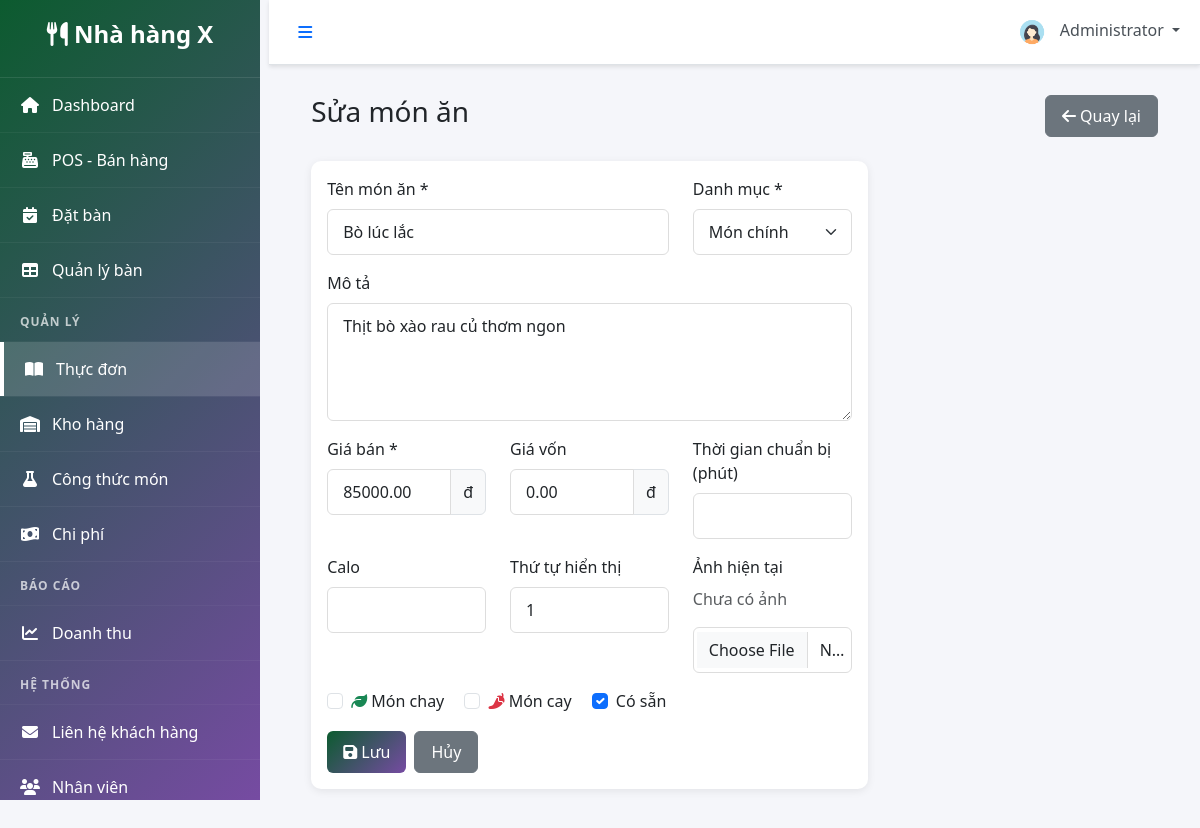
Screenshot of /modules/menu/edit_item.php?id=2 (signed in) with the database file from the repository.
### tables this page shows
CREATE TABLE `users` (
  `user_id` INT UNSIGNED NOT NULL AUTO_INCREMENT,
  `full_name` VARCHAR(120) NOT NULL,
  `email` VARCHAR(150) NOT NULL,
  `password_hash` VARCHAR(255) NOT NULL,
  `user_role` ENUM('admin','manager','waiter','chef','cashier','staff') NOT NULL DEFAULT 'staff',
  `phone` VARCHAR(30) DEFAULT NULL,
  `avatar` VARCHAR(255) DEFAULT NULL,
  `status` ENUM('active','inactive') NOT NULL DEFAULT 'active',
  `created_at` TIMESTAMP NOT NULL DEFAULT CURRENT_TIMESTAMP,
  `updated_at` TIMESTAMP NOT NULL DEFAULT CURRENT_TIMESTAMP ON UPDATE CURRENT_TIMESTAMP,
  PRIMARY KEY (`user_id`),
  UNIQUE KEY `uq_email` (`email`),
  KEY `idx_user_role_status` (`user_role`, `status`)
);

CREATE TABLE `menu_items` (
  `item_id` INT UNSIGNED NOT NULL AUTO_INCREMENT,
  `category_id` INT UNSIGNED NULL,
  `item_name` VARCHAR(150) NOT NULL,
  `description` TEXT DEFAULT NULL,
  `price` DECIMAL(12,2) NOT NULL DEFAULT 0.00,
  `cost_price` DECIMAL(12,2) DEFAULT 0.00,
  `image` VARCHAR(255) DEFAULT NULL,
  `preparation_time` INT DEFAULT NULL,
  `calories` INT DEFAULT NULL,
  `is_vegetarian` TINYINT(1) NOT NULL DEFAULT 0,
  `is_spicy` TINYINT(1) NOT NULL DEFAULT 0,
  `is_available` TINYINT(1) NOT NULL DEFAULT 1,
  `display_order` INT NOT NULL DEFAULT 0,
  `created_at` TIMESTAMP NOT NULL DEFAULT CURRENT_TIMESTAMP,
  `updated_at` TIMESTAMP NOT NULL DEFAULT CURRENT_TIMESTAMP ON UPDATE CURRENT_TIMESTAMP,
  PRIMARY KEY (`item_id`),
  KEY `idx_menu_category` (`category_id`),
  KEY `idx_menu_available` (`is_available`),
  CONSTRAINT `fk_menu_category` FOREIGN KEY (`category_id`) REFERENCES `categories`(`category_id`) ON DELETE SET NULL
);

CREATE TABLE `categories` (
  `category_id` INT UNSIGNED NOT NULL AUTO_INCREMENT,
  `category_name` VARCHAR(120) NOT NULL,
  `description` TEXT DEFAULT NULL,
  `display_order` INT NOT NULL DEFAULT 0,
  `image` VARCHAR(255) DEFAULT NULL,
  `is_active` TINYINT(1) NOT NULL DEFAULT 1,
  `created_at` TIMESTAMP NOT NULL DEFAULT CURRENT_TIMESTAMP,
  `updated_at` TIMESTAMP NOT NULL DEFAULT CURRENT_TIMESTAMP ON UPDATE CURRENT_TIMESTAMP,
  PRIMARY KEY (`category_id`),
  UNIQUE KEY `uq_category_name` (`category_name`),
  KEY `idx_category_order` (`display_order`)
);

### includes/functions.php (called while the page is built, shortened)
<?php
function isLoggedIn() {
    return isset($_SESSION['user_id']) && ! empty($_SESSION['user_id']);
}
function getCurrentUser($db) {
    $query = "SELECT * FROM users WHERE user_id = :user_id";
    $stmt = $db->prepare($query);
    $stmt->bindParam(':user_id', $_SESSION['user_id']);
    $stmt->execute();
    return $stmt->fetch(PDO:: FETCH_ASSOC);
}
?>

### modules/menu/edit_item.php (the view, shortened to what this page needs)
<?php
$database = new Database();
$db = $database->getConnection();
$item_id = isset($_GET['id']) ? (int) $_GET['id'] : 0;
$stmt = $db->prepare("SELECT * FROM menu_items WHERE item_id = :id LIMIT 1");
$stmt->bindParam(':id', $item_id, PDO::PARAM_INT);
$stmt->execute();
$item = $stmt->fetch(PDO::FETCH_ASSOC);
$categories = $db->query("SELECT * FROM categories ORDER BY display_order")->fetchAll(PDO::FETCH_ASSOC);
include '../../includes/header.php';
?>
<div class="container-fluid">
    <div class="d-flex justify-content-between align-items-center mb-4">
        <h1 class="h3">Sửa món ăn</h1>
        <a href="items.php" class="btn btn-secondary"><i class="fas fa-arrow-left"></i> Quay lại</a>
    </div>
    <div class="row">
        <div class="col-lg-8">
            <div class="card">
                <div class="card-body">
                    <form method="POST" enctype="multipart/form-data">
                        <div class="row">
                            <div class="col-md-8 mb-3">
                                <label class="form-label">Tên món ăn *</label>
                                <input type="text" name="item_name" class="form-control" value="<?php echo htmlspecialchars($item['item_name']); ?>" required>
                            </div>
                            <div class="col-md-4 mb-3">
                                <label class="form-label">Danh mục *</label>
                                <select name="category_id" class="form-select" required>
                                    <?php foreach ($categories as $cat): ?>
                                        <option value="<?php echo $cat['category_id']; ?>" <?php echo $item['category_id'] == $cat['category_id'] ? 'selected' : ''; ?>>
                                            <?php echo htmlspecialchars($cat['category_name']); ?>
                                        </option>
                                    <?php endforeach; ?>
                                </select>
                            </div>
                        </div>
                        <div class="mb-3">
                            <label class="form-label">Mô tả</label>
                            <textarea name="description" class="form-control" rows="4"><?php echo htmlspecialchars($item['description']); ?></textarea>
                        </div>
                        <div class="row">
                            <div class="col-md-4 mb-3">
                                <label class="form-label">Giá bán *</label>
                                <div class="input-group">
                                    <input type="number" name="price" class="form-control" required min="0" step="0.01" value="<?php echo htmlspecialchars($item['price']); ?>">
                                    <span class="input-group-text">đ</span>
                                </div>
                            </div>
                            <div class="col-md-4 mb-3">
                                <label class="form-label">Giá vốn</label>
                                <div class="input-group">
                                    <input type="number" name="cost_price" class="form-control" min="0" step="0.01" value="<?php echo htmlspecialchars($item['cost_price']); ?>">
                                    <span class="input-group-text">đ</span>
                                </div>
                            </div>
                            <div class="col-md-4 mb-3">
                                <label class="form-label">Thời gian chuẩn bị (phút)</label>
                                <input type="number" name="preparation_time" class="form-control" value="<?php echo htmlspecialchars($item['preparation_time']); ?>">
                            </div>
                        </div>
                        <div class="row">
                            <div class="col-md-4 mb-3">
                                <label class="form-label">Calo</label>
                                <input type="number" name="calories" class="form-control" value="<?php echo htmlspecialchars($item['calories']); ?>">
                            </div>
                            <div class="col-md-4 mb-3">
                                <label class="form-label">Thứ tự hiển thị</label>
                                <input type="number" name="display_order" class="form-control" value="<?php echo htmlspecialchars($item['display_order']); ?>">
                            </div>
                            <div class="col-md-4 mb-3">
                                <label class="form-label">Ảnh hiện tại</label>
                                <?php if ($item['image']): ?>
                                    <div class="mb-2"><img src="<?php echo SITE_URL . '/uploads/menu_images/' . $item['image']; ?>" alt="" style="max-height:80px;"></div>
                                <?php else: ?>
                                    <p class="text-muted">Chưa có ảnh</p>
                                <?php endif; ?>
                                <input type="file" name="image" class="form-control" accept="image/*">
                            </div>
                        </div>
                        <div class="mb-3">
                            <div class="form-check form-check-inline">
                                <input class="form-check-input" type="checkbox" name="is_vegetarian" id="is_vegetarian" <?php echo $item['is_vegetarian'] ? 'checked' : ''; ?>>
                                <label class="form-check-label" for="is_vegetarian"><i class="fas fa-leaf text-success"></i> Món chay</label>
                            </div>
                            <div class="form-check form-check-inline">
                                <input class="form-check-input" type="checkbox" name="is_spicy" id="is_spicy" <?php echo $item['is_spicy'] ? 'checked' : ''; ?>>
                                <label class="form-check-label" for="is_spicy"><i class="fas fa-pepper-hot text-danger"></i> Món cay</label>
                            </div>
                            <div class="form-check form-check-inline">
                                <input class="form-check-input" type="checkbox" name="is_available" id="is_available" <?php echo $item['is_available'] ? 'checked' : ''; ?>>
                                <label class="form-check-label" for="is_available">Có sẵn</label>
                            </div>
                        </div>
                        <div class="d-flex gap-2">
                            <button type="submit" class="btn btn-primary"><i class="fas fa-save"></i> Lưu</button>
                            <a href="items.php" class="btn btn-secondary">Hủy</a>
                        </div>
                    </form>
                </div>
            </div>
        </div>
    </div>
</div>
<?php include '../../includes/footer.php'; ?>

### includes/header.php (shortened to what this page needs)
<?php
$database = new Database();
$db = $database->getConnection();
$current_user = getCurrentUser($db);
?>
<!DOCTYPE html>
<html lang="vi">
<head>
    <link href="https://cdn.jsdelivr.net/npm/bootstrap@5.3.0/dist/css/bootstrap.min.css" rel="stylesheet">
    <link rel="stylesheet" href="https://cdnjs.cloudflare.com/ajax/libs/font-awesome/6.4.0/css/all.min.css">
    <link rel="stylesheet" href="<?php echo SITE_URL; ?>/assets/css/style.css">
    <link rel="stylesheet" href="<?php echo SITE_URL; ?>/assets/css/dashboard.css">
</head>
<body>
    <div class="wrapper">
        <?php include 'sidebar.php'; ?>
        <div class="main-content">
            <nav class="navbar navbar-expand-lg navbar-light bg-white border-bottom">
                <div class="container-fluid">
                    <button class="btn btn-link" id="sidebarToggle">
                        <i class="fas fa-bars"></i>
                    </button>
                    <div class="navbar-nav ms-auto">
                        <div class="nav-item dropdown">
                            <a class="nav-link dropdown-toggle" href="#" id="userDropdown" role="button" data-bs-toggle="dropdown">
                                <img src="<?php echo SITE_URL; ?>/assets/images/default-avatar.png" alt="Avatar" class="rounded-circle" width="32" height="32">
                                <span class="ms-2"><?php echo htmlspecialchars($current_user['full_name']); ?></span>
                            </a>
                        </div>
                    </div>
                </div>
            </nav>
            <div class="content-wrapper">

### assets/css/style.css (style rules this page uses)
:root { --primary-color: #0c5b2f; --secondary-color: #764ba2; --success-color: #28a745; --danger-color: #dc3545; --warning-color: #ffc107; --info-color: #17a2b8; --dark-color: #343a40; --light-color: #f8f9fa; --sidebar-width: 260px; }
* { margin: 0; padding: 0; box-sizing: border-box; }
body { font-family: 'Segoe UI', Tahoma, Geneva, Verdana, sans-serif; background-color: #f5f6fa; }
.wrapper { display: flex; min-height: 100vh; }
.main-content { flex: 1; margin-left: var(--sidebar-width); transition: margin-left 0.3s ease-in-out; min-height: 100vh; }
.content-wrapper { padding: 30px; }
.navbar { box-shadow: 0 2px 4px rgba(0,0,0,0.1); }
.navbar .nav-link { color: #495057; position: relative; }
.card { border: none; box-shadow: 0 2px 8px rgba(0,0,0,0.08); margin-bottom: 20px; border-radius: 10px; transition: all 0.3s; }
.btn { border-radius: 6px; padding: 8px 16px; font-weight: 500; transition: all 0.3s; }
.btn-primary { background: linear-gradient(135deg, var(--primary-color) 0%, var(--secondary-color) 100%); border: none; }
.form-control, .form-select { border-radius: 6px; border: 1px solid #ddd; padding: 10px 15px; }

### rows the page displays
users: full_name "Administrator"
menu_items: item_name "Bò lúc lắc", category_id "Món chính", description "Thịt bò xào rau củ thơm ngon", price "85000.00", cost_price "0.00", display_order "1", is_available "☑"

### other values shown
SITE_TITLE "Nhà hàng X"
